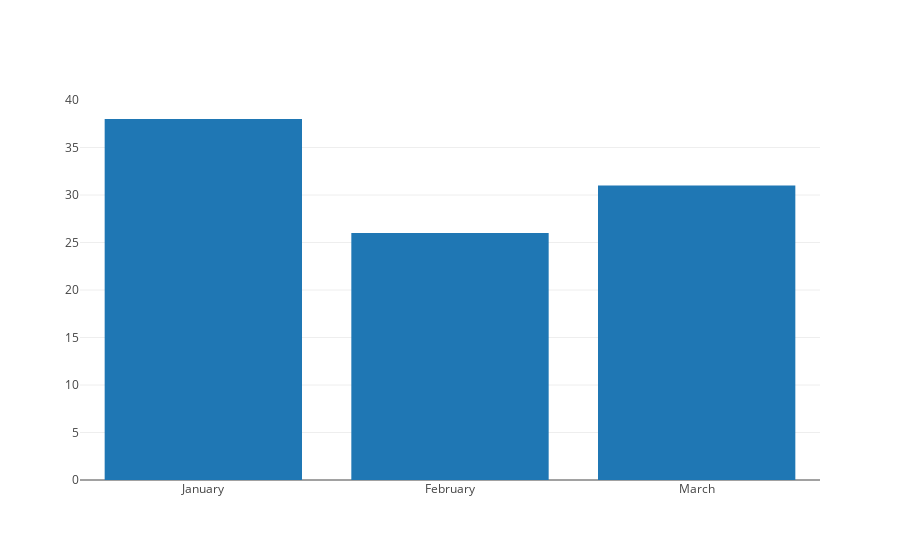

The cell this chart's notebook holds for it:
### Code cell
offline.iplot(data)

### Figure 1 — Plotly figure (JSON) as saved in the notebook; plotly's stock layout.template omitted (floating-point values rounded to 4 significant figures)
{"data": [{"type": "bar", "uid": "1d8ea664-9a29-11e8-a60a-6030d4660e22", "x": ["January", "February", "March"], "y": [38, 26, 31]}], "layout": {}}
